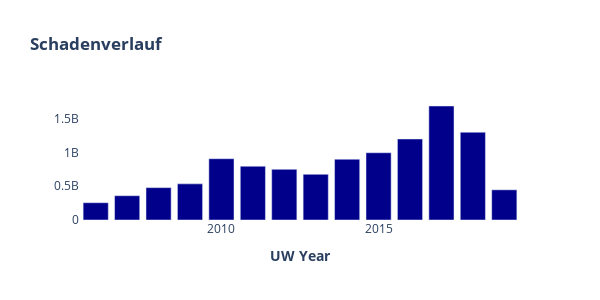

Write notebook code for a chart like this one.
### Code cell
import plotly.graph_objects as go
from jupyter_dash import JupyterDash
import dash_core_components as dcc
import dash_html_components as html
import dash_bootstrap_components as dbc
from dash.dependencies import Input, Output
from dash.exceptions import PreventUpdate
import plotly
import pandas as pd
import jupyter_dash as jd
import dash
import graphs.plots as plots
from plotly.subplots import make_subplots

def update_figure(country):
    df = pd.read_pickle('data/Backtesting2020_SQ-UW_Abrech_20200907_sop.pkl')
    df=df.groupby('Renewal').sum()[:len(df.index.values)-2]
    animals=df.index.values[:len(df.index.values)-2]

    loss_fig = go.Figure(data=[
        go.Bar(x=animals, y=df['Abrech-Schaden'], marker = {'color' : 'darkblue'}),
    ])
    loss_fig.update_layout(
        title_text="<b>Schadenverlauf</b>", # Add figure title
        plot_bgcolor = "white", # background color
        #barmode='stack' # Change the bar mode
    )
    # Set x-axis title
    loss_fig.update_xaxes(title_text="<b>UW Year</b>")

    # legend
    loss_fig.update_layout(
        showlegend=False, 
        legend=dict(
            orientation="h",
            yanchor="bottom",
            y=1,
            xanchor="right",
            x=1
    ))
    loss_fig.update_layout(
        height=300,
        width=600,
    )
    return loss_fig
update_figure("France")

### Figure 1 — Plotly figure (JSON) as saved in the notebook; plotly's stock layout.template omitted (floating-point values rounded to 4 significant figures)
{"data": [{"marker": {"color": "darkblue"}, "type": "bar", "x": [2006, 2007, 2008, 2009, 2010, 2011, 2012, 2013, 2014, 2015, 2016, 2017, 2018, 2019], "y": [256100000.0, 360062061, 479900000.0, 535800000.0, 908800000.0, 797100000.0, 751000000.0, 677407669, 901000000.0, 997400000.0, 1201000000.0, 1691000000.0, 1302000000.0, 447700000.0, 0, 0]}], "layout": {"height": 300, "legend": {"orientation": "h", "x": 1, "xanchor": "right", "y": 1, "yanchor": "bottom"}, "plot_bgcolor": "white", "showlegend": false, "title": {"text": "<b>Schadenverlauf</b>"}, "width": 600, "xaxis": {"title": {"text": "<b>UW Year</b>"}}}}
